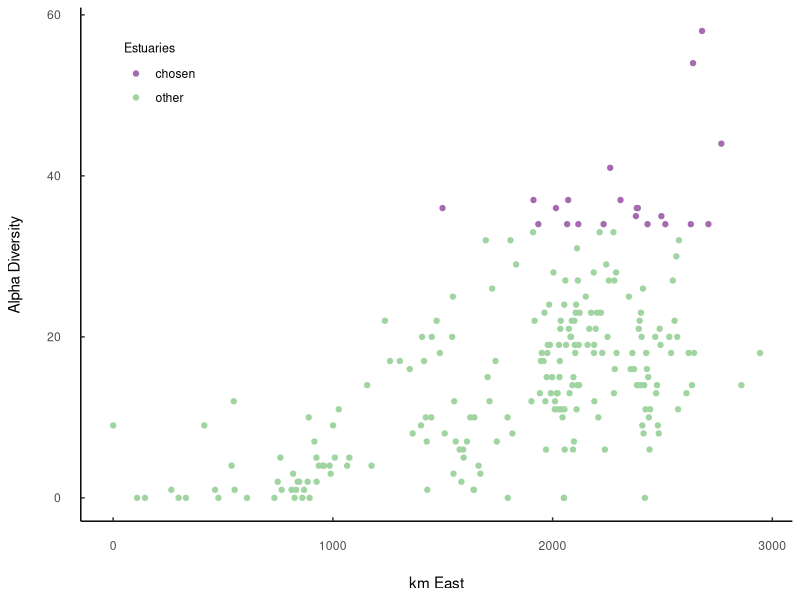
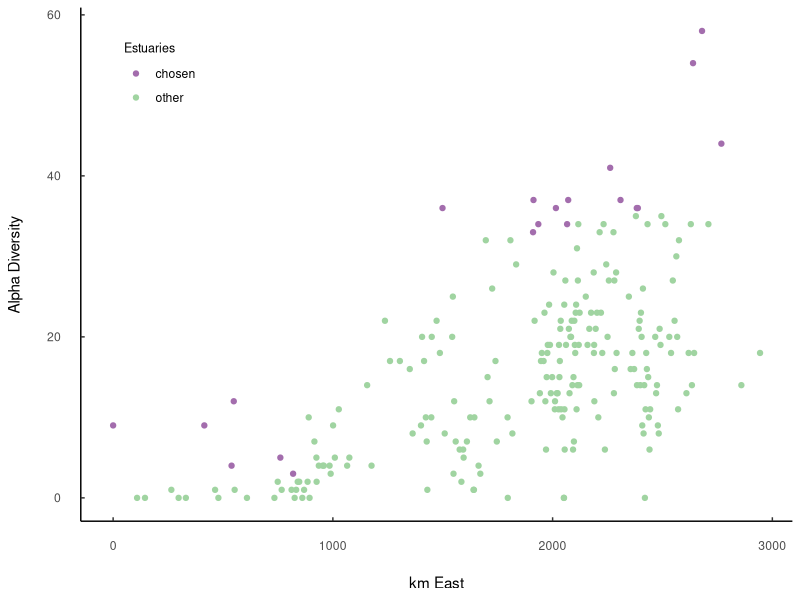
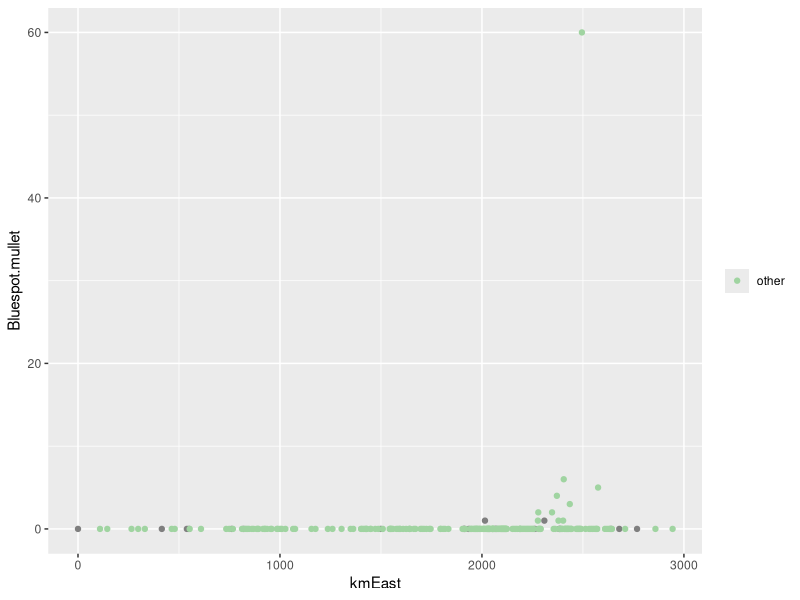
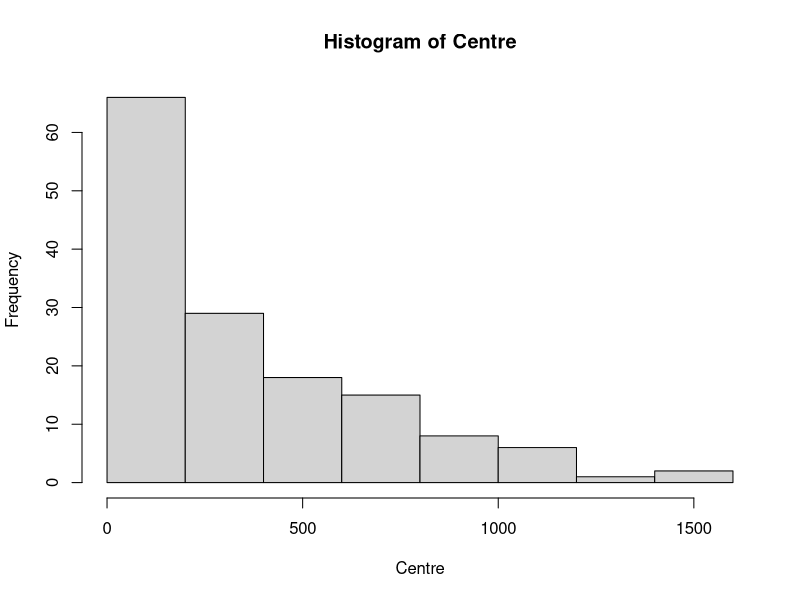
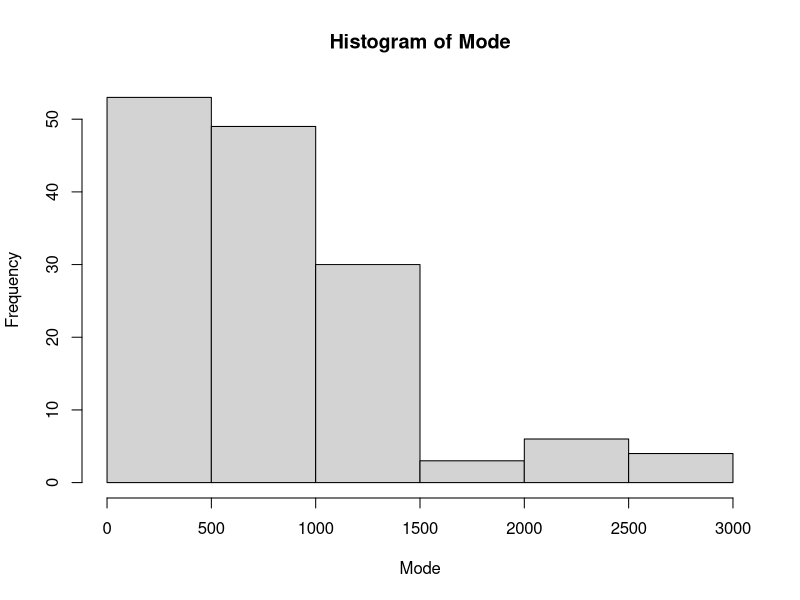
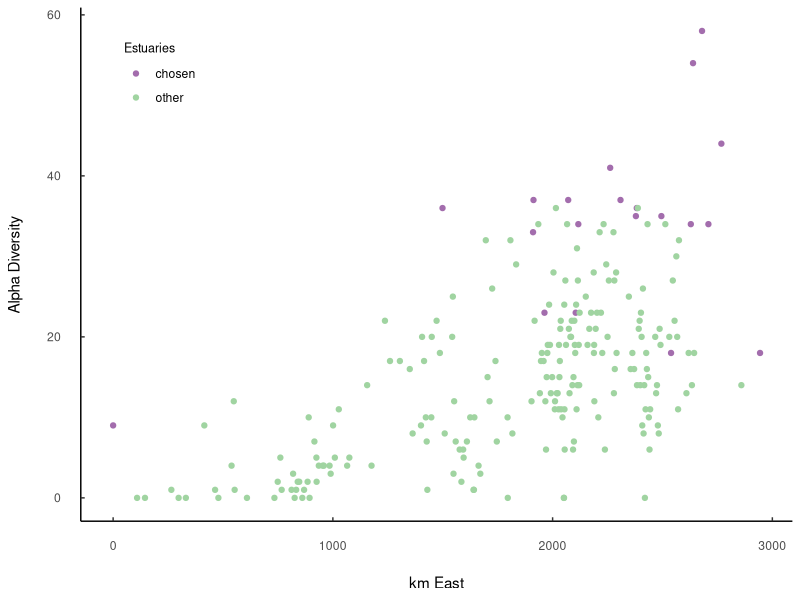
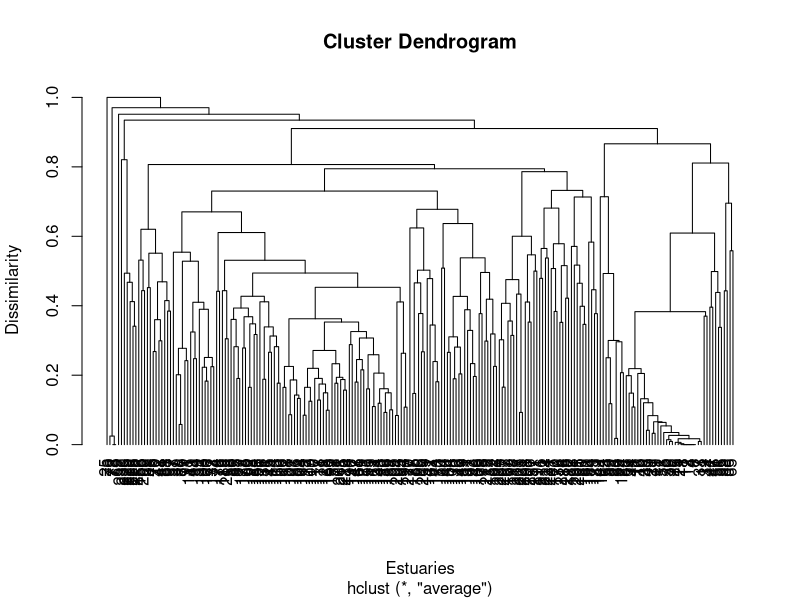
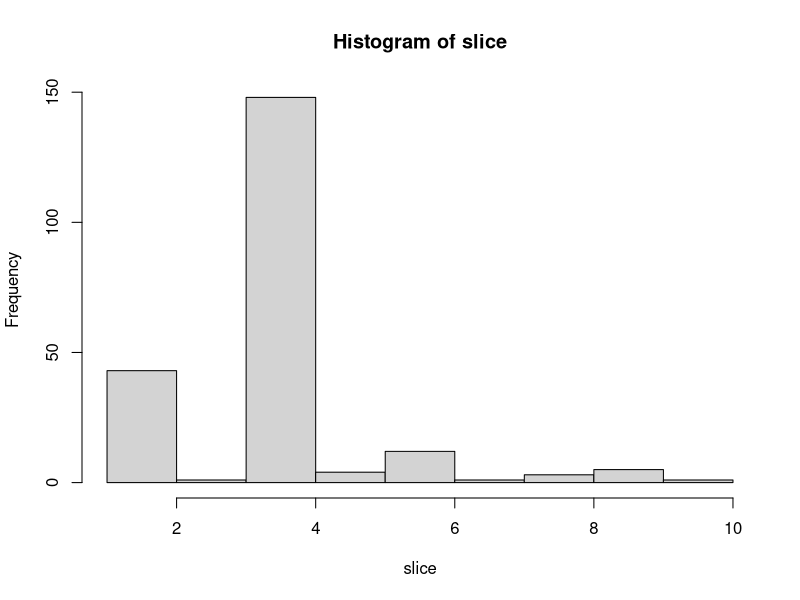

Recreate these plots in R, in order. (Note: a time limit stopped this script after it produced the figures.)
# Marine Spatial Planning Module - Colin Attwood
# Not just an ecological problem but social and economic too - we're ignoring that for now
# You want to spread the protected areas around the country whilest conserving the largest number of species possible

ED <- read.csv("EstuaryFishSurveyData.csv")
install.packages("vegan")
library(vegan)
install.packages("dplyr")
library(dplyr)
install.packages("ggplot2")
library(ggplot2)
install.packages("patchwork")
library(patchwork)

#Getting rid of NAs in the data set 
ED[is.na(ED)] <- 0

# Specnumber 
#this is a function in the vegan package that allows you to sus out the alpha diversity (species richness) of the eastuaries
alpha <- specnumber(ED[4:148]) 
ED$alpha <- specnumber(ED[4:148]) #created a new column with the alpha diversity in ED

### Chunk 1
# Using Colin's code to order the data in descending alpha diversity
ED <- ED[order(-ED$alpha),]
ED

# Extracting the names of the top 20 most diverse estuaries
Alphalist <- ED[1:20,1]
Alphalist

# To ensure that the graph makes sense (geographically sound), flip kmWest to create a new column - kmEast
ED$kmEast <- 2947 - ED$kmWest

# Create a column for top 20 alpha diversity and others
ED$highlight <- ifelse(rank(-ED$alpha) <=20, "chosen", "other")

# Create a scatter plot showing the top 20 eastuaries in terms of alpha diversity
G1 <- ggplot(ED, aes(x = kmEast, y = alpha)) + 
  geom_point(aes(color = highlight)) +
  scale_color_manual(values = c("chosen" = "#A36DAD", "other" = "#A0D4A1")) +
  xlab("km East") +
  ylab ("Alpha Diversity")+
  labs(color = "Estuaries")+
  theme(legend.title = element_text(size = 9),
        legend.position = c(0.05, 0.95),
        legend.justification = c(0, 1),
        panel.border=element_blank(), panel.background=element_blank(), panel.grid = element_blank(), 
        axis.ticks.length=unit(-0.1, "cm"), 
        axis.text.x = element_text(margin=unit(c(0.5,0.5,0.5,0.5), "cm")), axis.text.y = element_text(margin=unit(c(0.5,0.5,0.5,0.5), "cm")), 
        axis.line = element_line())

G1

# Or Colin's way in separating the top 20 from the others
ED$alphalist <- 0
ED$alphalist[1:20] <- 1
# Then just color these -> Colin

# Now we're trying to see the gamma diversity - trying to see the number of different species that would be protected if we chose these
# We can use specnumber in the vegan package for this
# In essense we're sussing the top 20 estuaries by splitting them into biogeographic zones (BZ) and getthing 6 from the WC and 7 from the SC and EC
# In other word - we want to richness without the abundance
alphaout <- specnumber(ED[4:148], groups = ED$alphalist)
alphaout # output: 0 = 121; 1 = 116 ~ that's 80%


### Chunk 2
# Then order the data to both BZ and alpha
ED <- ED[order(ED$BZ,-ED$alpha),]

# Create a column for the richness with the different BZs 
ED$alphabz <- 0
ED$alphabz[1:7] <- 1 # tagging the first 6 from the East Coast
ED$alphabz[91:97] <- 1 # tagging the first 7 from the South Coast
ED$alphabz[207:212] <- 1 # tagging the first 7 from the West Coast
ED$alphabz

# Then another column for the highlighted BZ x alpha
ED$highlightBZ <- ifelse(rank(-ED$alphabz) <=20, "chosen", "other")

# Create a plot for BZ x alpha
G2 <- ggplot(ED, aes(x = kmEast, y = alpha)) + 
  geom_point(aes(color = highlightBZ)) +
  scale_color_manual(values = c("chosen" = "#A36DAD", "other" = "#A0D4A1")) +
  xlab("km East") +
  ylab ("Alpha Diversity")+
  labs(color = "Estuaries")+
  theme(legend.title = element_text(size = 9),
        legend.position = c(0.05, 0.95),
        legend.justification = c(0, 1),
        panel.border=element_blank(), panel.background=element_blank(), panel.grid = element_blank(), 
        axis.ticks.length=unit(-0.1, "cm"), 
        axis.text.x = element_text(margin=unit(c(0.5,0.5,0.5,0.5), "cm")), axis.text.y = element_text(margin=unit(c(0.5,0.5,0.5,0.5), "cm")), 
        axis.line = element_line())
G2

#Extracting the names of these estuaries
AlphaBZlistEC <- ED[1:7,1]
AlphaBZlistSC <- ED[91:97,1]
AlphaBZlistWC <- ED[207:212,1]

AlphaBZlistEC
AlphaBZlistSC
AlphaBZlistWC

# How many species are in the alphabz list
alphabzout <- specnumber(ED[4:148], groups = ED$alphabz)
alphabzout # output : 0 = 120; 1 = 122 ~ that's 84%

### Chunk 3
# We are going to figure out the mid ranges of each species
# Problem also because some species have a bi modal dbn

G3 <- ggplot(ED, aes(x = kmEast, y = Bluespot.mullet)) + 
  geom_point(aes(color = highlightBZ)) +
  scale_color_manual(values = c("top20alphabz" = "#A36DAD", "other" = "#A0D4A1"))+
  theme(legend.title = element_blank())
G3



# Chunk 4
# Order data by kmWest
ED <- ED[order(-ED$kmWest),]
ED
# Creating vectors for Western Limit, Eastern Limit, Range, and Centre 
WL <- array(0, c(145))
WL

EL <- array(0, c(145))
EL

Range <- array(0, c(145))
Range

Centre <- array(0, c(145))
Centre

Mode <- array(0, c(145))
Mode

max <- 0

# Now we're going to make loops
for(i in 1:145){ # this is the species loop
  max <- 0
  for(j in 1:232){ # this is the estuary loop
    if(ED[j, i+3]>0){EL[i] <- ED[j,2]}
    if(ED[j, i+3]>max){
      Mode[i] <- ED[j, 2]
      max <- ED[j,i+3]
    }
  }
  for(j in 232:1){ # this is the estuary loop bottom up
    if(ED[j, i+3]>0){WL[i] <- ED[j,2]}
  }
  Range[i] <- WL[i] - EL[i] # range is between the two limits
  Centre[i] <- (WL[i]-EL[i])/2
}
 
EL   
WL
Range
Mode
Centre

hist(Centre)
hist(Mode)

# Getting the top 20 estuaries by best modes
# get names of estuaries most frequently in modes
freq <- table(Mode) # get frequencies of different estuaries 
sortfreq <- sort(freq, decreasing = TRUE) # sort for highest freqs first 
sortfreq
top20range <- c(179, 267, 308, 1448, 1034, 1036, 3, 238, 408, 452, 876, 2947, 568, 685, 830, 842, 984, 318, 564, 638) # take top 20 most frequent modes 
midranges <- ED$Estuary[match(top20range, ED$kmWest)] # match the km values to the estuary name 

# in retro I have taken the top 25 cross referenced the last 8 with the most biodiverse estuaries and found that three corresponded and included them (the last 3) into the list (I shifted 20 to 21)
midranges

# Creating a mode list
ED$modelist <- 0
# List of locations to set modelist to 1
locations <- c("St Lucia", "Mlalazi", "Matigulu/Nyoni", "Knysna", "Kariega", "Bushmans", "Kosi", "Mfolozi/Msunduzi", "Manzimtoti", "Mkomazi", "Kwelera", "Orange", "Mtentu", "Mngazana", "Ngqusi/Inxaxo", "Great Kei", "Great Fish", "Zinkwasi", "Mzamba", "Mntafufu")
# Set modelist to 1
ED <- ED %>%
  mutate(modelist = ifelse(ED$Estuary %in% locations, 1, 0))

# Highlight 
ED$highlightmode <- ifelse(rank(-ED$modelist) <=20, "chosen", "other")
# Create a graph
G4 <- ggplot(ED, aes(x = kmEast, y = alpha)) + 
  geom_point(aes(color = highlightmode)) +
  scale_color_manual(values = c("chosen" = "#A36DAD", "other" = "#A0D4A1"))+
  xlab("km East") +
  ylab ("Alpha Diversity") +
  labs(color = "Estuaries")+
  theme(legend.title = element_text(size = 9),
        legend.position = c(0.05, 0.95),
        legend.justification = c(0, 1),
        panel.border=element_blank(), panel.background=element_blank(), panel.grid = element_blank(), 
        axis.ticks.length=unit(-0.1, "cm"), 
        axis.text.x = element_text(margin=unit(c(0.5,0.5,0.5,0.5), "cm")), axis.text.y = element_text(margin=unit(c(0.5,0.5,0.5,0.5), "cm")), 
        axis.line = element_line())
G4

# Check how many species are saved in this
modeout <- specnumber(ED[4:148], groups = ED$modelist)
modeout # output: 0 = 107; 1 = 128 ~ that's 88%


# Chunk 5
# Dendogram, split estuaries in each group, choose ten groups, order data by group then by diversity in group, then choose top 2 entries of each group
## Sppcomplist
# There is an estuary without fish - we need to subset the data to exclude that one
# Cannot run a dendogram with EMPTY ESTUARIES

ED <- subset(ED, alpha >0)
nrow(ED) # 218 left

ED_deco <- decostand(ED[,c(4:148)], method = "total") # "total tell us more about the proportions of the fish that occur in each estuary - instead of just focusing on raw abundance numbers because we're interested in spp comp not spp numbers
ED_deco # this has taken the numbers and reduced them to proportions

ED_dist <- vegdist(ED_deco, method = "bray") # using the proportion dataset we're working out the dissimilarity bt ea estuary by using the bray-curtis measure of dissimilarity
ED_dist # gives you the dissimilary number but now need a graph - ask R to dra a dendrogram to compare these data

ED_clust <- hclust(ED_dist, method = "average")
ED_clust # this in in preparation for the plot

plot(ED_clust, hang = -1, ylab = "Dissimilarity", xlab = "Estuaries")

# Cut a line in the dendrogram to allow for it to branch only 10 times
slice <- cutree(ED_clust, h = 0.75)
slice # estuaries sorted into dendogram slices ~ 12 branches

slice <- cutree(ED_clust, h = 0.8)
slice # cut it to 80% ~ landed up with 10 groups
hist(slice)
# Create a new variable
ED$cut80 <- slice


# Now we need to order it by cut then by alpha
ED <- ED[order(ED$cut80,-ED$alpha),]
# Tagging chosen ones
ED$clust <- 0
ED$clust[c(1, 2, 35, 36, 44, 45, 46, 47, 48, 193, 194, 197, 198, 208, 209, 210, 213, 214, 215, 218)] <- 1
Clustlist <- ED[c(1, 2, 35, 36, 44, 45, 46, 47, 48, 193, 194, 197, 198, 208, 209, 210, 213, 214, 215, 218),1]
Clustlist

# Highlight top 20 clusters
ED$highlightclust <- ifelse(rank(-ED$clust) <=20, "chosen", "other")
# Plot
G5 <- ggplot(ED, aes(x = kmEast, y = alpha)) + 
  geom_point(aes(color = highlightclust)) +
  scale_color_manual(values = c("chosen" = "#A36DAD", "other" = "#A0D4A1"))+
  xlab("km East") +
  ylab ("Alpha Diversity") +
  labs(color = "Estuaries")+
  theme(legend.title = element_text(size = 9),
        legend.position = c(0.05, 0.95),
        legend.justification = c(0, 1),
        panel.border=element_blank(), panel.background=element_blank(), panel.grid = element_blank(), 
        axis.ticks.length=unit(-0.1, "cm"), 
        axis.text.x = element_text(margin=unit(c(0.5,0.5,0.5,0.5), "cm")), axis.text.y = element_text(margin=unit(c(0.5,0.5,0.5,0.5), "cm")), 
        axis.line = element_line())
G5

# Check the number of spp saved
clustout <- specnumber(ED[4:148], groups = ED$clust)
clustout # output: 0 = 121; 1 = 116 ~ 80%
# note that this is good but excludes all estuaries without fish and so will be biased against plants and invertebrates


# Chunk 6
# Now we will try to find an estuary that has the greatest complementary to other estuaries
# Order by Alpha 
# Complist variable top Est = 1, others = 0
# remove from database all spp that occur in that estuary
# Reorder by alpha and repeat
# 1. Create variable called complist

NED <- ED
NED$complist <- 0

for(j in 1:20){
  NED <- NED[order(-NED$alpha),]
  NED$complist[1] <- 1
  for(i in 1:145){
    if(NED[1, i+3] > 0 ){NED[,i+3] <- 0}
  }
  NED$alpha <- specnumber(NED[,4:148])
}

NED$complist
NED <- NED[order(-NED$complist),] 
Complist <- NED[1:20,1]
Complist

ED <- ED[order(ED$kmWest),]
NED <- NED[order(NED$kmWest),]
ED$complist <- NED$complist
compout <- specnumber(ED[4:148], groups = ED$complist)
compout # output: 0 = 109; 1 = 135 ~ that's 93%

ED$highlightcomp <- ifelse(rank(-ED$complist) <=20, "chosen", "other")
# Plot
G6 <- ggplot(ED, aes(x = kmEast, y = alpha)) + 
  geom_point(aes(color = highlightcomp)) +
  scale_color_manual(values = c("chosen" = "#A36DAD", "other" = "#A0D4A1"))+
  xlab("km East") +
  ylab ("Alpha Diversity") +
  labs(color = "Estuaries")+
  theme(legend.title = element_text(size = 9),
        legend.position = c(0.05, 0.95),
        legend.justification = c(0, 1),
        panel.border=element_blank(), panel.background=element_blank(), panel.grid = element_blank(), 
        axis.ticks.length=unit(-0.1, "cm"), 
        axis.text.x = element_text(margin=unit(c(0.5,0.5,0.5,0.5), "cm")), axis.text.y = element_text(margin=unit(c(0.5,0.5,0.5,0.5), "cm")), 
        axis.line = element_line())
G6


# Chunk 7
# We are trying the brute force method now
# Select 20 estuaries at random from the list - tally up the spp in the 20 and record the number, reshuffle record the number if the number is higher, save the list, rinse and repeat until you find the highest number and then let's see
random_order <- sample(nrow(ED))
ED20 <- ED[order(random_order),]

maxspp <- 0 
div <- 0
randlist <- array(0, c(20))
randlist <- as.character(randlist)
for(i in 1:500000){
  div <- 0
  ED20 <- ED[sample(1:nrow(ED), 20, replace = FALSE),]
  for(i in 1:145){
    if(sum(ED20[,i+3])>0){
      div <- div+1
    }
  }
  if(div > maxspp){
      maxspp <- div
      randlist <- ED20[1:20, 1]
  }
}
maxspp/145
maxspp
randlist # <- c("Mlalazi", "Olifants", "Matigulu/Nyoni", "Groot (East)", "Klein Brak", "Manzimtoti", "Kwenxura", "Gqutywa", "Bot", "Gwaing" , "Kaaimans", "Mgwetyana", "Tyolomnqa", "Mvoti", "Mpenjati", "St Lucia", "Mapuzi", "Knysna", "Kwelera", "Zalu")
randout <- specnumber(ED[4:148], groups = ED$randlist)
randout
# Creating a mode list
ED$randlist <- 0
# List of locations to set modelist to 1
locations2 <- c("Mlalazi", "Olifants", "Matigulu/Nyoni", "Groot (East)", "Klein Brak", "Manzimtoti", "Kwenxura", "Gqutywa", "Bot", "Gwaing" , "Kaaimans", "Mgwetyana", "Tyolomnqa", "Mvoti", "Mpenjati", "St Lucia", "Mapuzi", "Knysna", "Kwelera", "Zalu")
# Set modelist to 1
ED <- ED %>%
  mutate(randlist = ifelse(ED$Estuary %in% locations2, 1, 0))


ED$highlightrand <- ifelse(rank(-ED$randlist) <=20, "chosen", "other")
# Plot
G7 <- ggplot(ED, aes(x = kmEast, y = alpha)) + 
  geom_point(aes(color = highlightrand)) +
  scale_color_manual(values = c("chosen" = "#A36DAD", "other" = "#A0D4A1"))+
  xlab("km East") +
  ylab ("Alpha Diversity") +
  labs(color = "Estuaries")+
  theme(legend.title = element_text(size = 9),
        legend.position = c(0.05, 0.95),
        legend.justification = c(0, 1),
        panel.border=element_blank(), panel.background=element_blank(), panel.grid = element_blank(), 
        axis.ticks.length=unit(-0.1, "cm"), 
        axis.text.x = element_text(margin=unit(c(0.5,0.5,0.5,0.5), "cm")), axis.text.y = element_text(margin=unit(c(0.5,0.5,0.5,0.5), "cm")), 
        axis.line = element_line())
G7


# Chunk 8
# Run through the actual list and see how many spp it protects
# Creating a mode list
ED$DFFElist <- 0
# List of locations to set modelist to 1
locations3 <- c("Orange", "Spoeg", "Krom", "Heuningnes", "Klipdriftsfontein", "Goukou", "Swartvlei", "Goukamma", "Knysna", "Sout", "Groot (W)", "Bloukrans", "Lottering", "Elandsbos", "Storms", "Elands", "Groot (O)", "Sundays", "Mbashe", "Ku-Mpenzu", "Ku-Bhula", "Ntlonyane", "Msikaba", "Mtentu", "Mzamba", "Mpenjati", "Umhlangankulu", "Mgeni", "Mhlanga", "Mdloti", "Mlalazi", "St Lucia", "Kosi")
# Set modelist to 1
ED <- ED %>%
  mutate(DFFElist = ifelse(ED$Estuary %in% locations3, 1, 0))


ED$highlightDFFE <- ifelse(rank(-ED$DFFElist) <=20, "chosen", "other")
# Plot
G8 <- ggplot(ED, aes(x = kmEast, y = alpha)) + 
  geom_point(aes(color = highlightDFFE)) +
  scale_color_manual(values = c("chosen" = "#A36DAD", "other" = "#A0D4A1"))+
  xlab("km East") +
  ylab ("Alpha Diversity") +
  labs(color = "Estuaries")+
  theme(legend.title = element_text(size = 9),
        legend.position = c(0.05, 0.95),
        legend.justification = c(0, 1),
        panel.border=element_blank(), panel.background=element_blank(), panel.grid = element_blank(), 
        axis.ticks.length=unit(-0.1, "cm"), 
        axis.text.x = element_text(margin=unit(c(0.5,0.5,0.5,0.5), "cm")), axis.text.y = element_text(margin=unit(c(0.5,0.5,0.5,0.5), "cm")), 
        axis.line = element_line())
G8


DFFEout <- specnumber(ED[4:148], groups = ED$DFFElist)
DFFEout # output: 0 = 127; 1 = 106 ~ 73%
locations3


# Chunk 9
# Compare all lists of 20 and see which combo is the best?
List <- ED[, c(1, 152, 153, 155, 158, 160, 162)]

# Calculate the frequency of each estuary being chosen
List$Frequency <- rowSums(List[, -1])

# Create a frequency table showing the estuaries and their corresponding frequencies
frequency_table <- List[, c("Estuary", "Frequency")]

# Sort the frequency table by the Frequency column in descending order (optional)
frequency_table <- frequency_table[order(-frequency_table$Frequency), ]

# Display the frequency table
print(frequency_table)

# Now with the DFFE List
List2 <- ED[, c(1, 152, 153, 155, 158, 160, 162, 164)]

# Calculate the frequency of each estuary being chosen
List2$Frequency <- rowSums(List2[, -1])

# Create a frequency table showing the estuaries and their corresponding frequencies
frequency_table2 <- List2[, c("Estuary", "Frequency")]

# Sort the frequency table by the Frequency column in descending order (optional)
frequency_table2 <- frequency_table2[order(-frequency_table2$Frequency), ]

# Display the frequency table
print(frequency_table2)


# I want to compare the DFFE list to the Complement list and add from there (also including alphalist to cross reference in case there are more than 5 overflow of complist)
List3 <- List2[, c(1, 2, 6, 8)]
List3$Frequency <- rowSums(List3[, -1])

# Create a frequency table showing the estuaries and their corresponding frequencies
frequency_table3 <- List3[, c("Estuary", "Frequency")]

# Sort the frequency table by the Frequency column in descending order (optional)
frequency_table3 <- frequency_table3[order(-frequency_table3$Frequency), ]

# Display the frequency table
print(frequency_table3)

# Separating the DFFE list from the others to see which ones the DFFE are protecting that do not appear in any of the other recommendations
# Identify the estuaries in the last list (List7)
last_list_estuaries <- List2$Estuary[List2$DFFElist == 1]

# Identify the estuaries in all the other lists (List1 to List6)
other_lists_estuaries <- List2$Estuary[rowSums(List2[, c("alphalist", "alphabz", "modelist", "clust", "randlist", "complist")]) > 0]


# Find the estuaries that are in the last list but not in any of the other lists
unique_last_list_estuaries <- setdiff(last_list_estuaries, other_lists_estuaries)

# Display the unique estuaries in the last list
print(unique_last_list_estuaries)

# And finding the common estuaries in both
# Find the estuaries that are in both the last list and any of the other lists
common_estuaries <- intersect(last_list_estuaries, other_lists_estuaries)

# Display the common estuaries
print(common_estuaries)


# Doing the same for the Complementary List and DFFE list
last_list_estuaries2 <- List3$Estuary[List3$DFFElist == 1]

# Identify the estuaries in all the other lists (List1 to List6)
other_lists_estuaries2 <- List3$Estuary[rowSums(List3[, c("alphalist", "complist")]) > 0]


# Find the estuaries that are in the last list but not in any of the other lists
unique_last_list_estuaries2 <- setdiff(last_list_estuaries2, other_lists_estuaries2)

# Display the unique estuaries in the last list
print(unique_last_list_estuaries2)

# And finding the common estuaries in both
# Find the estuaries that are in both the last list and any of the other lists
common_estuaries2 <- intersect(last_list_estuaries2, other_lists_estuaries2)

# Display the common estuaries
print(common_estuaries2)

# Working out how much we stand to protect by adding 5 more estuaries 
locations4 <- c("Orange", "Spoeg", "Krom", "Heuningnes", "Klipdriftsfontein", "Goukou", "Swartvlei", "Goukamma", "Knysna", "Sout", "Groot (W)", "Bloukrans", "Lottering", "Elandsbos", "Storms", "Elands", "Groot (O)", "Sundays", "Mbashe", "Ku-Mpenzu", "Ku-Bhula", "Ntlonyane", "Msikaba", "Mtentu", "Mzamba", "Mpenjati", "Umhlangankulu", "Mgeni", "Mhlanga", "Mdloti", "Mlalazi", "St Lucia", "Kosi", "Kwelera", "Matigulu/Nyoni", "Manzimtoti", "Tyolomnqa", "Great Fish")
ED <- ED %>%
  mutate(DFFE2list = ifelse(ED$Estuary %in% locations4, 1, 0))
DFFE2out <- specnumber(ED[4:148], groups = ED$DFFE2list)
DFFE2out # output: 0 = 117; 1 = 124 ~ 86%

locations5<- c("Orange", "Spoeg", "Krom", "Heuningnes", "Klipdriftsfontein", "Goukou", "Swartvlei", "Goukamma", "Knysna", "Sout", "Groot (W)", "Bloukrans", "Lottering", "Elandsbos", "Storms", "Elands", "Groot (O)", "Sundays", "Mbashe", "Ku-Mpenzu", "Ku-Bhula", "Ntlonyane", "Msikaba", "Mtentu", "Mzamba", "Mpenjati", "Umhlangankulu", "Mgeni", "Mhlanga", "Mdloti", "Mlalazi", "St Lucia", "Kosi", "Matigulu/Nyoni", "Mngazana", "Kariega", "Mtamvuna", "Mntafufu")
ED <- ED %>%
  mutate(DFFE3list = ifelse(ED$Estuary %in% locations5, 1, 0))
DFFE3out <- specnumber(ED[4:148], groups = ED$DFFE3list)
DFFE3out # output: 0 = 120; 1 = 117 ~81%

locations6<- c("Orange", "Spoeg", "Krom", "Heuningnes", "Klipdriftsfontein", "Goukou", "Swartvlei", "Goukamma", "Knysna", "Sout", "Groot (W)", "Bloukrans", "Lottering", "Elandsbos", "Storms", "Elands", "Groot (O)", "Sundays", "Mbashe", "Ku-Mpenzu", "Ku-Bhula", "Ntlonyane", "Msikaba", "Mtentu", "Mzamba", "Mpenjati", "Umhlangankulu", "Mgeni", "Mhlanga", "Mdloti", "Mlalazi", "St Lucia", "Kosi", "Matigulu/Nyoni", "Kwelera", "Mngazana", "Kariega", "Mntafufu")
ED <- ED %>%
  mutate(DFFE4list = ifelse(ED$Estuary %in% locations6, 1, 0))
DFFE4out <- specnumber(ED[4:148], groups = ED$DFFE4list)
DFFE4out # output: 0 = 117; 1 = 119 ~ 82%


# This was the first legend adjustments
theme(legend.title = element_blank(),
      legend.justification = c("left", "top"),
      panel.border=element_blank(), panel.background=element_blank(), panel.grid = element_blank(), 
      axis.ticks.length=unit(-0.1, "cm"), 
      axis.text.x = element_text(margin=unit(c(0.5,0.5,0.5,0.5), "cm")), axis.text.y = element_text(margin=unit(c(0.5,0.5,0.5,0.5), "cm")), 
      axis.line = element_line())

# Checking how many MPAs I have to create with complementarity to protect all spp
# Add a column to keep track of complementarity list
total_species <- colnames(ED)[4:ncol(ED)]  # Assuming species data starts at the 4th column
covered_species <- vector()  # To track species covered by the selected estuaries
selected_estuaries <- vector() 
NED2 <- ED 
NED2$complist2 <- 0

# Complementarity analysis to cover all species
while(length(covered_species) < length(total_species)) {
  # Order NED by some criteria, here assumed as alpha-diversity (number of species)
  NED2 <- NED2[order(-specnumber(NED2[, 4:ncol(NED2)])), ]
  
  # Mark the first estuary in the ordered list
  NED2$complist2[1] <- 1
  selected_estuaries <- c(selected_estuaries, NED2[1, 1])  # Assuming the first column is EstuaryID
  
  # Update the covered species list
  new_species <- which(NED2[1, 4:ncol(NED2)] > 0)
  covered_species <- unique(c(covered_species, colnames(NED2)[new_species + 3]))  # Offset by 3 for the metadata columns
  
  # Remove the species covered by the selected estuary from further consideration
  for (i in new_species) {
    NED2[, i + 3] <- 0  # Offset by 3 for the metadata columns
  }
  
  # Recalculate alpha-diversity
  NED2$alpha <- specnumber(NED2[, 4:ncol(NED2)])
}

# Output the number of estuaries needed to cover all species
num_estuaries_needed <- length(selected_estuaries)
selected_estuaries  # These are the estuaries selected to cover all species


# Assign the complist back to the original data frame
ED <- ED[order(-ED$kmWest),]
NED2 <- NED2[order(-NED2$kmWest),]
ED$complist2 <- NED2$complist2

# Check the complementarity output
compout <- specnumber(ED[, 4:148], groups = ED$complist2)
compout  # This should now cover all species

num_estuaries_needed  # Number of estuaries needed to cover all species


# Facet wrapping some shit
# Combine the plots into a single layout
#combined_plot <- (G1 + G2 + G3 + G4) / (G5 + G6 + G7 + G8)

# Display the combined plot
#print(combined_plot)
G9 <- ggplot(ED, aes(x = kmEast, y = alpha)) + 
  geom_point(aes(color = highlight)) +
  scale_color_manual(values = c("chosen" = "#A36DAD", "other" = "#A0D4A1")) +
  xlab("km East") +
  ylab ("Alpha Diversity")+
  labs(color = "Estuaries")+
  labs(title = "a. Alpha")+
  theme(plot.title = element_text(size = 10),
        legend.title = element_text(size = 9),
        legend.position = c(0.05, 0.95),
        legend.justification = c(0, 1),
        panel.border=element_blank(), panel.background=element_blank(), panel.grid = element_blank(), 
        axis.ticks.length=unit(-0.1, "cm"), 
        axis.text.x = element_text(margin=unit(c(0.5,0.5,0.5,0.5), "cm")), 
        axis.text.y = element_text(margin=unit(c(0.5,0.5,0.5,0.5), "cm")),
        axis.line = element_line(),
        axis.title.x = element_text(size = 8),
        axis.title.y = element_text(size = 8))

G9
G10 <- ggplot(ED, aes(x = kmEast, y = alpha)) + 
  geom_point(aes(color = highlightBZ)) +
  scale_color_manual(values = c("chosen" = "#A36DAD", "other" = "#A0D4A1")) +
  xlab("km East") +
  ylab ("Alpha Diversity")+
  labs(color = "Estuaries")+
  labs(title = "b. Alpha BZ")+
  theme(plot.title = element_text(size = 10),
        legend.title = element_text(size = 9),
        legend.position = c(0.05, 0.95),
        legend.justification = c(0, 1),
        panel.border=element_blank(), panel.background=element_blank(), panel.grid = element_blank(), 
        axis.ticks.length=unit(-0.1, "cm"), 
        axis.text.x = element_text(margin=unit(c(0.5,0.5,0.5,0.5), "cm")), 
        axis.text.y = element_text(margin=unit(c(0.5,0.5,0.5,0.5), "cm")), 
        axis.line = element_line(),
        axis.title.x = element_text(size = 8),
        axis.title.y = element_text(size = 8))
G10
G11 <- ggplot(ED, aes(x = kmEast, y = alpha)) + 
  geom_point(aes(color = highlightmode)) +
  scale_color_manual(values = c("chosen" = "#A36DAD", "other" = "#A0D4A1"))+
  xlab("km East") +
  ylab ("Alpha Diversity") +
  labs(color = "Estuaries")+
  labs(title = "c. Mode")+
  theme(plot.title = element_text(size = 10),
        legend.title = element_text(size = 9),
        legend.position = c(0.05, 0.95),
        legend.justification = c(0, 1),
        panel.border=element_blank(), panel.background=element_blank(), panel.grid = element_blank(), 
        axis.ticks.length=unit(-0.1, "cm"), 
        axis.text.x = element_text(margin=unit(c(0.5,0.5,0.5,0.5), "cm")), 
        axis.text.y = element_text(margin=unit(c(0.5,0.5,0.5,0.5), "cm")), 
        axis.line = element_line(),
        axis.title.x = element_text(size = 8),
        axis.title.y = element_text(size = 8))
G11
G12 <- ggplot(ED, aes(x = kmEast, y = alpha)) + 
  geom_point(aes(color = highlightclust)) +
  scale_color_manual(values = c("chosen" = "#A36DAD", "other" = "#A0D4A1"))+
  xlab("km East") +
  ylab ("Alpha Diversity") +
  labs(color = "Estuaries")+
  labs(title = "d. Spp Composition")+
  theme(plot.title = element_text(size = 10),
        legend.title = element_text(size = 9),
        legend.position = c(0.05, 0.95),
        legend.justification = c(0, 1),
        panel.border=element_blank(), panel.background=element_blank(), panel.grid = element_blank(), 
        axis.ticks.length=unit(-0.1, "cm"), 
        axis.text.x = element_text(margin=unit(c(0.5,0.5,0.5,0.5), "cm")), 
        axis.text.y = element_text(margin=unit(c(0.5,0.5,0.5,0.5), "cm")), 
        axis.line = element_line(),
        axis.title.x = element_text(size = 8),
        axis.title.y = element_text(size = 8))
G12
G13 <- ggplot(ED, aes(x = kmEast, y = alpha)) + 
  geom_point(aes(color = highlightcomp)) +
  scale_color_manual(values = c("chosen" = "#A36DAD", "other" = "#A0D4A1"))+
  xlab("km East") +
  ylab ("Alpha Diversity") +
  labs(color = "Estuaries")+
  labs(title = "e. Complementary")+
  theme(plot.title = element_text(size = 10),
        legend.title = element_text(size = 9),
        legend.position = c(0.05, 0.95),
        legend.justification = c(0, 1),
        panel.border=element_blank(), panel.background=element_blank(), panel.grid = element_blank(), 
        axis.ticks.length=unit(-0.1, "cm"), 
        axis.text.x = element_text(margin=unit(c(0.5,0.5,0.5,0.5), "cm")), 
        axis.text.y = element_text(margin=unit(c(0.5,0.5,0.5,0.5), "cm")), 
        axis.line = element_line(),
        axis.title.x = element_text(size = 8),
        axis.title.y = element_text(size = 8))
G13
G14 <- ggplot(ED, aes(x = kmEast, y = alpha)) + 
  geom_point(aes(color = highlightrand)) +
  scale_color_manual(values = c("chosen" = "#A36DAD", "other" = "#A0D4A1"))+
  xlab("km East") +
  ylab ("Alpha Diversity") +
  labs(color = "Estuaries")+
  labs(title= "f. Random")+
  theme(plot.title = element_text(size = 10),
        legend.title = element_text(size = 9),
        legend.position = c(0.05, 0.95),
        legend.justification = c(0, 1),
        panel.border=element_blank(), panel.background=element_blank(), panel.grid = element_blank(), 
        axis.ticks.length=unit(-0.1, "cm"), 
        axis.text.x = element_text(margin=unit(c(0.5,0.5,0.5,0.5), "cm")), 
        axis.text.y = element_text(margin=unit(c(0.5,0.5,0.5,0.5), "cm")), 
        axis.line = element_line(),
        axis.title.x = element_text(size = 8),
        axis.title.y = element_text(size = 8))
G14
G15 <- ggplot(ED, aes(x = kmEast, y = alpha)) + 
  geom_point(aes(color = highlightDFFE)) +
  scale_color_manual(values = c("chosen" = "#A36DAD", "other" = "#A0D4A1"))+
  xlab("km East") +
  ylab ("Alpha Diversity") +
  labs(color = "Estuaries")+
  labs(title = "g. Existing MPAs")+
  theme(plot.title = element_text(size = 10),
        legend.title = element_text(size = 9),
        legend.position = c(0.05, 0.95),
        legend.justification = c(0, 1),
        panel.border=element_blank(), panel.background=element_blank(), panel.grid = element_blank(), 
        axis.ticks.length=unit(-0.1, "cm"), 
        axis.text.x = element_text(margin=unit(c(0.5,0.5,0.5,0.5), "cm")), 
        axis.text.y = element_text(margin=unit(c(0.5,0.5,0.5,0.5), "cm")), 
        axis.line = element_line(),
        axis.title.x = element_text(size = 8),
        axis.title.y = element_text(size = 8))
G15
# Combine plots
combined_plot <- G9 + G10 +  G11 + G12 + G13 + G14 + G15 + plot_layout(guides = "collect") & theme(legend.position = "bottom")

# Add a common title
#combined_plot <- combined_plot + plot_annotation(title = "Combined Estuary Plots with Common Legend")

# Display the combined plot
combined_plot
